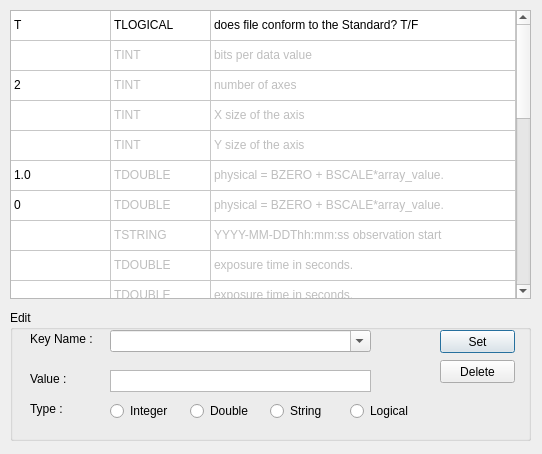
<?xml version="1.0" encoding="UTF-8"?>
<ui version="4.0">
 <class>FitHeader</class>
 <widget class="QDialog" name="FitHeader">
  <property name="geometry">
   <rect>
    <x>0</x>
    <y>0</y>
    <width>542</width>
    <height>454</height>
   </rect>
  </property>
  <property name="windowTitle">
   <string>Fit Header</string>
  </property>
  <property name="windowIcon">
   <iconset resource="../res.qrc">
    <normaloff>:/image/EZCAP_Icon.ico</normaloff>:/image/EZCAP_Icon.ico</iconset>
  </property>
  <widget class="QTableWidget" name="tableWidget_fitHeader">
   <property name="geometry">
    <rect>
     <x>10</x>
     <y>10</y>
     <width>521</width>
     <height>289</height>
    </rect>
   </property>
   <property name="font">
    <font>
     <family>Tahoma</family>
    </font>
   </property>
   <property name="focusPolicy">
    <enum>Qt::NoFocus</enum>
   </property>
   <property name="editTriggers">
    <set>QAbstractItemView::NoEditTriggers</set>
   </property>
   <property name="alternatingRowColors">
    <bool>false</bool>
   </property>
   <property name="selectionMode">
    <enum>QAbstractItemView::SingleSelection</enum>
   </property>
   <property name="selectionBehavior">
    <enum>QAbstractItemView::SelectRows</enum>
   </property>
   <property name="rowCount">
    <number>25</number>
   </property>
   <property name="columnCount">
    <number>3</number>
   </property>
   <attribute name="horizontalHeaderVisible">
    <bool>false</bool>
   </attribute>
   <attribute name="horizontalHeaderHighlightSections">
    <bool>false</bool>
   </attribute>
   <attribute name="horizontalHeaderStretchLastSection">
    <bool>true</bool>
   </attribute>
   <attribute name="verticalHeaderVisible">
    <bool>false</bool>
   </attribute>
   <attribute name="verticalHeaderHighlightSections">
    <bool>true</bool>
   </attribute>
   <row>
    <property name="text">
     <string>SIMPLE</string>
    </property>
   </row>
   <row>
    <property name="text">
     <string>BITPIX</string>
    </property>
   </row>
   <row>
    <property name="text">
     <string>NAXIS</string>
    </property>
   </row>
   <row>
    <property name="text">
     <string>NAXIS1</string>
    </property>
   </row>
   <row>
    <property name="text">
     <string>NAXIS2</string>
    </property>
   </row>
   <row>
    <property name="text">
     <string>BSCALE</string>
    </property>
   </row>
   <row>
    <property name="text">
     <string>BZERO</string>
    </property>
   </row>
   <row>
    <property name="text">
     <string>DATE-OBS</string>
    </property>
   </row>
   <row>
    <property name="text">
     <string>ExpTime</string>
    </property>
   </row>
   <row>
    <property name="text">
     <string>EXPOSURE</string>
    </property>
   </row>
   <row>
    <property name="text">
     <string>Gain</string>
    </property>
   </row>
   <row>
    <property name="text">
     <string>Offset</string>
    </property>
   </row>
   <row>
    <property name="text">
     <string>SET-TEMP</string>
    </property>
   </row>
   <row>
    <property name="text">
     <string>CCD-TEMP</string>
    </property>
   </row>
   <row>
    <property name="text">
     <string>XPIXSZ</string>
    </property>
   </row>
   <row>
    <property name="text">
     <string>YPIXSZ</string>
    </property>
   </row>
   <row>
    <property name="text">
     <string>XBINNING</string>
    </property>
   </row>
   <row>
    <property name="text">
     <string>YBINNING</string>
    </property>
   </row>
   <row>
    <property name="text">
     <string>OBJECT</string>
    </property>
   </row>
   <row>
    <property name="text">
     <string>TELESCOP</string>
    </property>
   </row>
   <row>
    <property name="text">
     <string>OBSERVER</string>
    </property>
   </row>
   <row>
    <property name="text">
     <string>AUTHOR</string>
    </property>
   </row>
   <row>
    <property name="text">
     <string>CAMERA</string>
    </property>
   </row>
   <row>
    <property name="text">
     <string>SWCREATE</string>
    </property>
   </row>
   <row>
    <property name="text">
     <string>INSTRUME</string>
    </property>
   </row>
   <column>
    <property name="text">
     <string>Value</string>
    </property>
   </column>
   <column>
    <property name="text">
     <string>DataType</string>
    </property>
   </column>
   <column>
    <property name="text">
     <string>Description</string>
    </property>
   </column>
   <item row="0" column="0">
    <property name="text">
     <string>T</string>
    </property>
   </item>
   <item row="0" column="1">
    <property name="text">
     <string>TLOGICAL</string>
    </property>
   </item>
   <item row="0" column="2">
    <property name="text">
     <string>does file conform to the Standard? T/F</string>
    </property>
   </item>
   <item row="1" column="1">
    <property name="text">
     <string>TINT</string>
    </property>
    <property name="flags">
     <set>ItemIsSelectable|ItemIsDragEnabled|ItemIsUserCheckable</set>
    </property>
   </item>
   <item row="1" column="2">
    <property name="text">
     <string>bits per data value</string>
    </property>
    <property name="flags">
     <set>ItemIsSelectable|ItemIsDragEnabled|ItemIsUserCheckable</set>
    </property>
   </item>
   <item row="2" column="0">
    <property name="text">
     <string>2</string>
    </property>
   </item>
   <item row="2" column="1">
    <property name="text">
     <string>TINT</string>
    </property>
    <property name="flags">
     <set>ItemIsSelectable|ItemIsDragEnabled|ItemIsUserCheckable</set>
    </property>
   </item>
   <item row="2" column="2">
    <property name="text">
     <string>number of axes</string>
    </property>
    <property name="flags">
     <set>ItemIsSelectable|ItemIsDragEnabled|ItemIsUserCheckable</set>
    </property>
   </item>
   <item row="3" column="1">
    <property name="text">
     <string>TINT</string>
    </property>
    <property name="flags">
     <set>ItemIsSelectable|ItemIsDragEnabled|ItemIsUserCheckable</set>
    </property>
   </item>
   <item row="3" column="2">
    <property name="text">
     <string>X size of the axis</string>
    </property>
    <property name="flags">
     <set>ItemIsSelectable|ItemIsDragEnabled|ItemIsUserCheckable</set>
    </property>
   </item>
   <item row="4" column="1">
    <property name="text">
     <string>TINT</string>
    </property>
    <property name="flags">
     <set>ItemIsSelectable|ItemIsDragEnabled|ItemIsUserCheckable</set>
    </property>
   </item>
   <item row="4" column="2">
    <property name="text">
     <string>Y size of the axis</string>
    </property>
    <property name="flags">
     <set>ItemIsSelectable|ItemIsDragEnabled|ItemIsUserCheckable</set>
    </property>
   </item>
   <item row="5" column="0">
    <property name="text">
     <string>1.0</string>
    </property>
   </item>
   <item row="5" column="1">
    <property name="text">
     <string>TDOUBLE</string>
    </property>
    <property name="flags">
     <set>ItemIsSelectable|ItemIsDragEnabled|ItemIsUserCheckable</set>
    </property>
   </item>
   <item row="5" column="2">
    <property name="text">
     <string>physical = BZERO + BSCALE*array_value.</string>
    </property>
    <property name="flags">
     <set>ItemIsSelectable|ItemIsDragEnabled|ItemIsUserCheckable</set>
    </property>
   </item>
   <item row="6" column="0">
    <property name="text">
     <string>0</string>
    </property>
   </item>
   <item row="6" column="1">
    <property name="text">
     <string>TDOUBLE</string>
    </property>
    <property name="flags">
     <set>ItemIsSelectable|ItemIsDragEnabled|ItemIsUserCheckable</set>
    </property>
   </item>
   <item row="6" column="2">
    <property name="text">
     <string>physical = BZERO + BSCALE*array_value.</string>
    </property>
    <property name="flags">
     <set>ItemIsSelectable|ItemIsDragEnabled|ItemIsUserCheckable</set>
    </property>
   </item>
   <item row="7" column="1">
    <property name="text">
     <string>TSTRING</string>
    </property>
    <property name="flags">
     <set>ItemIsSelectable|ItemIsDragEnabled|ItemIsUserCheckable</set>
    </property>
   </item>
   <item row="7" column="2">
    <property name="text">
     <string>YYYY-MM-DDThh:mm:ss observation start</string>
    </property>
    <property name="flags">
     <set>ItemIsSelectable|ItemIsDragEnabled|ItemIsUserCheckable</set>
    </property>
   </item>
   <item row="8" column="1">
    <property name="text">
     <string>TDOUBLE</string>
    </property>
    <property name="flags">
     <set>ItemIsSelectable|ItemIsDragEnabled|ItemIsUserCheckable</set>
    </property>
   </item>
   <item row="8" column="2">
    <property name="text">
     <string>exposure time in seconds.</string>
    </property>
    <property name="flags">
     <set>ItemIsSelectable|ItemIsDragEnabled|ItemIsUserCheckable</set>
    </property>
   </item>
   <item row="9" column="1">
    <property name="text">
     <string>TDOUBLE</string>
    </property>
    <property name="flags">
     <set>ItemIsSelectable|ItemIsDragEnabled|ItemIsUserCheckable</set>
    </property>
   </item>
   <item row="9" column="2">
    <property name="text">
     <string>exposure time in seconds.</string>
    </property>
    <property name="flags">
     <set>ItemIsSelectable|ItemIsDragEnabled|ItemIsUserCheckable</set>
    </property>
   </item>
   <item row="10" column="1">
    <property name="text">
     <string>TINT</string>
    </property>
    <property name="flags">
     <set>ItemIsSelectable|ItemIsDragEnabled|ItemIsUserCheckable</set>
    </property>
   </item>
   <item row="10" column="2">
    <property name="text">
     <string>Amplifier Gain</string>
    </property>
    <property name="flags">
     <set>ItemIsSelectable|ItemIsDragEnabled|ItemIsUserCheckable</set>
    </property>
   </item>
   <item row="11" column="1">
    <property name="text">
     <string>TINT</string>
    </property>
   </item>
   <item row="11" column="2">
    <property name="text">
     <string>Analog Offset.</string>
    </property>
   </item>
   <item row="12" column="1">
    <property name="text">
     <string>TDOUBLE</string>
    </property>
    <property name="flags">
     <set>ItemIsSelectable|ItemIsDragEnabled|ItemIsUserCheckable</set>
    </property>
   </item>
   <item row="12" column="2">
    <property name="text">
     <string>CCD temperature setpoint in C</string>
    </property>
    <property name="flags">
     <set>ItemIsSelectable|ItemIsDragEnabled|ItemIsUserCheckable</set>
    </property>
   </item>
   <item row="13" column="1">
    <property name="text">
     <string>TDOUBLE</string>
    </property>
    <property name="flags">
     <set>ItemIsSelectable|ItemIsDragEnabled|ItemIsUserCheckable</set>
    </property>
   </item>
   <item row="13" column="2">
    <property name="text">
     <string>CCD temperature at start of exposure in C</string>
    </property>
    <property name="flags">
     <set>ItemIsSelectable|ItemIsDragEnabled|ItemIsUserCheckable</set>
    </property>
   </item>
   <item row="14" column="1">
    <property name="text">
     <string>TDOUBLE</string>
    </property>
    <property name="flags">
     <set>ItemIsSelectable|ItemIsDragEnabled|ItemIsUserCheckable</set>
    </property>
   </item>
   <item row="14" column="2">
    <property name="text">
     <string>Pixel Width in microns</string>
    </property>
    <property name="flags">
     <set>ItemIsSelectable|ItemIsDragEnabled|ItemIsUserCheckable</set>
    </property>
   </item>
   <item row="15" column="1">
    <property name="text">
     <string>TDOUBLE</string>
    </property>
    <property name="flags">
     <set>ItemIsSelectable|ItemIsDragEnabled|ItemIsUserCheckable</set>
    </property>
   </item>
   <item row="15" column="2">
    <property name="text">
     <string>Pixel Height in microns</string>
    </property>
    <property name="flags">
     <set>ItemIsSelectable|ItemIsDragEnabled|ItemIsUserCheckable</set>
    </property>
   </item>
   <item row="16" column="1">
    <property name="text">
     <string>TINT</string>
    </property>
    <property name="flags">
     <set>ItemIsSelectable|ItemIsDragEnabled|ItemIsUserCheckable</set>
    </property>
   </item>
   <item row="16" column="2">
    <property name="text">
     <string>Binning factor in width</string>
    </property>
    <property name="flags">
     <set>ItemIsSelectable|ItemIsDragEnabled|ItemIsUserCheckable</set>
    </property>
   </item>
   <item row="17" column="1">
    <property name="text">
     <string>TINT</string>
    </property>
    <property name="flags">
     <set>ItemIsSelectable|ItemIsDragEnabled|ItemIsUserCheckable</set>
    </property>
   </item>
   <item row="17" column="2">
    <property name="text">
     <string>Binning factor in height</string>
    </property>
    <property name="flags">
     <set>ItemIsSelectable|ItemIsDragEnabled|ItemIsUserCheckable</set>
    </property>
   </item>
   <item row="18" column="1">
    <property name="text">
     <string>TSTRING</string>
    </property>
    <property name="flags">
     <set>ItemIsSelectable|ItemIsDragEnabled|ItemIsUserCheckable</set>
    </property>
   </item>
   <item row="18" column="2">
    <property name="text">
     <string>name of observed object</string>
    </property>
    <property name="flags">
     <set>ItemIsSelectable|ItemIsDragEnabled|ItemIsUserCheckable</set>
    </property>
   </item>
   <item row="19" column="0">
    <property name="text">
     <string/>
    </property>
   </item>
   <item row="19" column="1">
    <property name="text">
     <string>TSTRING</string>
    </property>
    <property name="flags">
     <set>ItemIsSelectable|ItemIsDragEnabled|ItemIsUserCheckable</set>
    </property>
   </item>
   <item row="19" column="2">
    <property name="text">
     <string>name of telescope</string>
    </property>
    <property name="flags">
     <set>ItemIsSelectable|ItemIsDragEnabled|ItemIsUserCheckable</set>
    </property>
   </item>
   <item row="20" column="1">
    <property name="text">
     <string>TSTRING</string>
    </property>
    <property name="flags">
     <set>ItemIsSelectable|ItemIsDragEnabled|ItemIsUserCheckable</set>
    </property>
   </item>
   <item row="20" column="2">
    <property name="text">
     <string>observer who acquired the data</string>
    </property>
    <property name="flags">
     <set>ItemIsSelectable|ItemIsDragEnabled|ItemIsUserCheckable</set>
    </property>
   </item>
   <item row="21" column="1">
    <property name="text">
     <string>TSTRING</string>
    </property>
   </item>
   <item row="21" column="2">
    <property name="text">
     <string>author of the data</string>
    </property>
   </item>
   <item row="22" column="0">
    <property name="text">
     <string/>
    </property>
   </item>
   <item row="22" column="1">
    <property name="text">
     <string>TSTRING</string>
    </property>
    <property name="flags">
     <set>ItemIsSelectable|ItemIsDragEnabled|ItemIsUserCheckable</set>
    </property>
   </item>
   <item row="22" column="2">
    <property name="text">
     <string>Camera name.</string>
    </property>
    <property name="flags">
     <set>ItemIsSelectable|ItemIsDragEnabled|ItemIsUserCheckable</set>
    </property>
   </item>
   <item row="23" column="0">
    <property name="text">
     <string>EZCAP_Qt</string>
    </property>
   </item>
   <item row="23" column="1">
    <property name="text">
     <string>TSTRING</string>
    </property>
    <property name="flags">
     <set>ItemIsSelectable|ItemIsDragEnabled|ItemIsUserCheckable</set>
    </property>
   </item>
   <item row="23" column="2">
    <property name="text">
     <string>Name of software that created the image</string>
    </property>
    <property name="flags">
     <set>ItemIsSelectable|ItemIsDragEnabled|ItemIsUserCheckable</set>
    </property>
   </item>
   <item row="24" column="0">
    <property name="text">
     <string>QHYCCD</string>
    </property>
   </item>
   <item row="24" column="1">
    <property name="text">
     <string>TSTRING</string>
    </property>
    <property name="flags">
     <set>ItemIsSelectable|ItemIsDragEnabled|ItemIsUserCheckable</set>
    </property>
   </item>
   <item row="24" column="2">
    <property name="text">
     <string>name of instrument</string>
    </property>
    <property name="flags">
     <set>ItemIsSelectable|ItemIsDragEnabled|ItemIsUserCheckable</set>
    </property>
   </item>
  </widget>
  <widget class="QGroupBox" name="gBox_key_fitHeader">
   <property name="enabled">
    <bool>true</bool>
   </property>
   <property name="geometry">
    <rect>
     <x>10</x>
     <y>310</y>
     <width>521</width>
     <height>131</height>
    </rect>
   </property>
   <property name="font">
    <font>
     <family>Tahoma</family>
    </font>
   </property>
   <property name="title">
    <string>Edit</string>
   </property>
   <widget class="QPushButton" name="pBtn_set_fitHeader">
    <property name="geometry">
     <rect>
      <x>430</x>
      <y>20</y>
      <width>75</width>
      <height>23</height>
     </rect>
    </property>
    <property name="text">
     <string>Set</string>
    </property>
   </widget>
   <widget class="QPushButton" name="pBtn_delete_fitHeader">
    <property name="geometry">
     <rect>
      <x>430</x>
      <y>50</y>
      <width>75</width>
      <height>23</height>
     </rect>
    </property>
    <property name="text">
     <string>Delete</string>
    </property>
   </widget>
   <widget class="QLabel" name="label_keyName_fitHeader">
    <property name="geometry">
     <rect>
      <x>20</x>
      <y>20</y>
      <width>75</width>
      <height>18</height>
     </rect>
    </property>
    <property name="text">
     <string>Key Name :</string>
    </property>
   </widget>
   <widget class="QLabel" name="label_value_fitHeader">
    <property name="geometry">
     <rect>
      <x>20</x>
      <y>60</y>
      <width>75</width>
      <height>18</height>
     </rect>
    </property>
    <property name="text">
     <string>Value :</string>
    </property>
   </widget>
   <widget class="QLabel" name="label_Type_fitHeader">
    <property name="geometry">
     <rect>
      <x>20</x>
      <y>90</y>
      <width>75</width>
      <height>18</height>
     </rect>
    </property>
    <property name="text">
     <string>Type :</string>
    </property>
   </widget>
   <widget class="QComboBox" name="keyName_fitHeader">
    <property name="geometry">
     <rect>
      <x>100</x>
      <y>20</y>
      <width>261</width>
      <height>22</height>
     </rect>
    </property>
    <property name="mouseTracking">
     <bool>false</bool>
    </property>
    <property name="editable">
     <bool>true</bool>
    </property>
   </widget>
   <widget class="QTextEdit" name="value_fitHeader">
    <property name="geometry">
     <rect>
      <x>100</x>
      <y>60</y>
      <width>261</width>
      <height>22</height>
     </rect>
    </property>
    <property name="verticalScrollBarPolicy">
     <enum>Qt::ScrollBarAlwaysOff</enum>
    </property>
    <property name="horizontalScrollBarPolicy">
     <enum>Qt::ScrollBarAlwaysOff</enum>
    </property>
   </widget>
   <widget class="QRadioButton" name="rBtn_integer_fitHeader">
    <property name="geometry">
     <rect>
      <x>100</x>
      <y>90</y>
      <width>71</width>
      <height>22</height>
     </rect>
    </property>
    <property name="text">
     <string>Integer</string>
    </property>
   </widget>
   <widget class="QRadioButton" name="rBtn_double_fitHeader">
    <property name="geometry">
     <rect>
      <x>180</x>
      <y>90</y>
      <width>71</width>
      <height>22</height>
     </rect>
    </property>
    <property name="text">
     <string>Double</string>
    </property>
   </widget>
   <widget class="QRadioButton" name="rBtn_string_fitHeader">
    <property name="geometry">
     <rect>
      <x>260</x>
      <y>90</y>
      <width>71</width>
      <height>22</height>
     </rect>
    </property>
    <property name="text">
     <string>String</string>
    </property>
   </widget>
   <widget class="QRadioButton" name="rBtn_logical_fitHeader">
    <property name="geometry">
     <rect>
      <x>340</x>
      <y>90</y>
      <width>71</width>
      <height>22</height>
     </rect>
    </property>
    <property name="text">
     <string>Logical</string>
    </property>
   </widget>
  </widget>
 </widget>
 <resources>
  <include location="../res.qrc"/>
 </resources>
 <connections/>
</ui>
